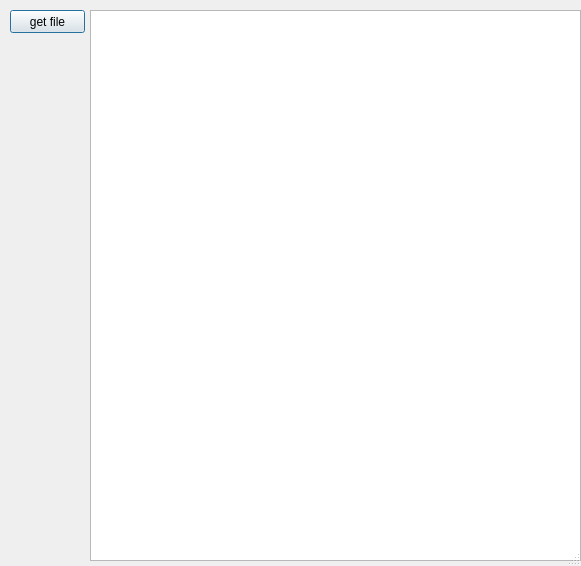
<?xml version="1.0" encoding="UTF-8"?>
<ui version="4.0">
 <class>graphics_viewer</class>
 <widget class="QDialog" name="graphics_viewer">
  <property name="windowModality">
   <enum>Qt::WindowModal</enum>
  </property>
  <property name="geometry">
   <rect>
    <x>0</x>
    <y>0</y>
    <width>581</width>
    <height>566</height>
   </rect>
  </property>
  <property name="windowTitle">
   <string>Graphics Viewer</string>
  </property>
  <property name="sizeGripEnabled">
   <bool>true</bool>
  </property>
  <widget class="QPushButton" name="getfile">
   <property name="geometry">
    <rect>
     <x>10</x>
     <y>10</y>
     <width>75</width>
     <height>23</height>
    </rect>
   </property>
   <property name="text">
    <string>get file</string>
   </property>
  </widget>
  <widget class="QGraphicsView" name="graphicsView">
   <property name="geometry">
    <rect>
     <x>90</x>
     <y>10</y>
     <width>491</width>
     <height>551</height>
    </rect>
   </property>
  </widget>
 </widget>
 <resources/>
 <connections/>
</ui>
